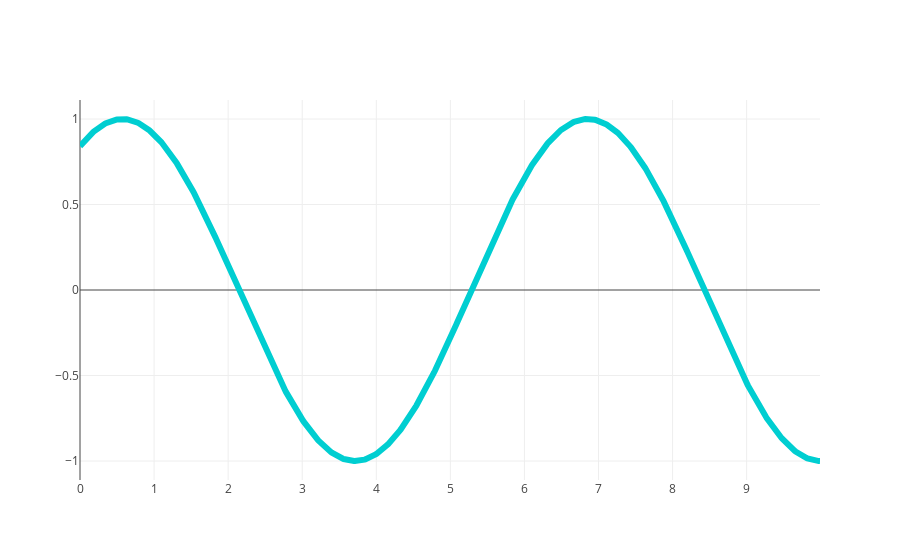

The code cell stored with this chart in its notebook:
### Markdown cell above
## plotly.offline.iplot(figure: Dict)

### Code cell
import plotly
import numpy as np

data = [dict(
    visible=False,
    line=dict(color='00CED1', width=6),
    name='v ' + str(step),
    x=np.arange(0,10,0.01),
    y=np.sin(step+np.arange(0,10,0.01))
) for step in np.arange(0,5,0.1)]

data[10]['visible'] = True

fig = dict(data=data)

plotly.offline.iplot(fig)

### Figure 1 — Plotly figure (JSON) as saved in the notebook; plotly's stock layout.template omitted (floating-point values rounded to 4 significant figures; data arrays with more than 128 entries replaced by an {"elided": "..."} marker saying what was removed)
{"data": [{"line": {"color": "00CED1", "width": 6}, "name": "v 0.0", "uid": "765150", "visible": false, "x": {"elided": "1000 float values"}, "y": {"elided": "1000 float values"}}, {"line": {"color": "00CED1", "width": 6}, "name": "v 0.1", "uid": "f0ad4d", "visible": false, "x": {"elided": "1000 float values"}, "y": {"elided": "1000 float values"}}, {"line": {"color": "00CED1", "width": 6}, "name": "v 0.2", "uid": "7822a5", "visible": false, "x": {"elided": "1000 float values"}, "y": {"elided": "1000 float values"}}, {"line": {"color": "00CED1", "width": 6}, "name": "v 0.3", "uid": "db726f", "visible": false, "x": {"elided": "1000 float values"}, "y": {"elided": "1000 float values"}}, {"line": {"color": "00CED1", "width": 6}, "name": "v 0.4", "uid": "8a8a96", "visible": false, "x": {"elided": "1000 float values"}, "y": {"elided": "1000 float values"}}, {"line": {"color": "00CED1", "width": 6}, "name": "v 0.5", "uid": "28e235", "visible": false, "x": {"elided": "1000 float values"}, "y": {"elided": "1000 float values"}}, {"line": {"color": "00CED1", "width": 6}, "name": "v 0.6", "uid": "85d0b0", "visible": false, "x": {"elided": "1000 float values"}, "y": {"elided": "1000 float values"}}, {"line": {"color": "00CED1", "width": 6}, "name": "v 0.7", "uid": "cd9d98", "visible": false, "x": {"elided": "1000 float values"}, "y": {"elided": "1000 float values"}}, {"line": {"color": "00CED1", "width": 6}, "name": "v 0.8", "uid": "aa6429", "visible": false, "x": {"elided": "1000 float values"}, "y": {"elided": "1000 float values"}}, {"line": {"color": "00CED1", "width": 6}, "name": "v 0.9", "uid": "868e9f", "visible": false, "x": {"elided": "1000 float values"}, "y": {"elided": "1000 float values"}}, {"line": {"color": "00CED1", "width": 6}, "name": "v 1.0", "uid": "d15403", "visible": true, "x": {"elided": "1000 float values"}, "y": {"elided": "1000 float values"}}, {"line": {"color": "00CED1", "width": 6}, "name": "v 1.1", "uid": "7ea52e", "visible": false, "x": {"elided": "1000 float values"}, "y": {"elided": "1000 float values"}}, {"line": {"color": "00CED1", "width": 6}, "name": "v 1.2", "uid": "6d269a", "visible": false, "x": {"elided": "1000 float values"}, "y": {"elided": "1000 float values"}}, {"line": {"color": "00CED1", "width": 6}, "name": "v 1.3", "uid": "ae7841", "visible": false, "x": {"elided": "1000 float values"}, "y": {"elided": "1000 float values"}}, {"line": {"color": "00CED1", "width": 6}, "name": "v 1.4", "uid": "a9fe07", "visible": false, "x": {"elided": "1000 float values"}, "y": {"elided": "1000 float values"}}, {"line": {"color": "00CED1", "width": 6}, "name": "v 1.5", "uid": "8aca4a", "visible": false, "x": {"elided": "1000 float values"}, "y": {"elided": "1000 float values"}}, {"line": {"color": "00CED1", "width": 6}, "name": "v 1.6", "uid": "a332fe", "visible": false, "x": {"elided": "1000 float values"}, "y": {"elided": "1000 float values"}}, {"line": {"color": "00CED1", "width": 6}, "name": "v 1.7", "uid": "8c30cc", "visible": false, "x": {"elided": "1000 float values"}, "y": {"elided": "1000 float values"}}, {"line": {"color": "00CED1", "width": 6}, "name": "v 1.8", "uid": "c54a5b", "visible": false, "x": {"elided": "1000 float values"}, "y": {"elided": "1000 float values"}}, {"line": {"color": "00CED1", "width": 6}, "name": "v 1.9", "uid": "8a0891", "visible": false, "x": {"elided": "1000 float values"}, "y": {"elided": "1000 float values"}}, {"line": {"color": "00CED1", "width": 6}, "name": "v 2.0", "uid": "2b1472", "visible": false, "x": {"elided": "1000 float values"}, "y": {"elided": "1000 float values"}}, {"line": {"color": "00CED1", "width": 6}, "name": "v 2.1", "uid": "b55ea7", "visible": false, "x": {"elided": "1000 float values"}, "y": {"elided": "1000 float values"}}, {"line": {"color": "00CED1", "width": 6}, "name": "v 2.2", "uid": "6f8f3a", "visible": false, "x": {"elided": "1000 float values"}, "y": {"elided": "1000 float values"}}, {"line": {"color": "00CED1", "width": 6}, "name": "v 2.3", "uid": "afed4b", "visible": false, "x": {"elided": "1000 float values"}, "y": {"elided": "1000 float values"}}, {"line": {"color": "00CED1", "width": 6}, "name": "v 2.4", "uid": "793353", "visible": false, "x": {"elided": "1000 float values"}, "y": {"elided": "1000 float values"}}, {"line": {"color": "00CED1", "width": 6}, "name": "v 2.5", "uid": "679e5c", "visible": false, "x": {"elided": "1000 float values"}, "y": {"elided": "1000 float values"}}, {"line": {"color": "00CED1", "width": 6}, "name": "v 2.6", "uid": "d2aed3", "visible": false, "x": {"elided": "1000 float values"}, "y": {"elided": "1000 float values"}}, {"line": {"color": "00CED1", "width": 6}, "name": "v 2.7", "uid": "35185c", "visible": false, "x": {"elided": "1000 float values"}, "y": {"elided": "1000 float values"}}, {"line": {"color": "00CED1", "width": 6}, "name": "v 2.8", "uid": "eb4ae8", "visible": false, "x": {"elided": "1000 float values"}, "y": {"elided": "1000 float values"}}, {"line": {"color": "00CED1", "width": 6}, "name": "v 2.9", "uid": "ed9ad5", "visible": false, "x": {"elided": "1000 float values"}, "y": {"elided": "1000 float values"}}, {"line": {"color": "00CED1", "width": 6}, "name": "v 3.0", "uid": "d88ec0", "visible": false, "x": {"elided": "1000 float values"}, "y": {"elided": "1000 float values"}}, {"line": {"color": "00CED1", "width": 6}, "name": "v 3.1", "uid": "5bfda6", "visible": false, "x": {"elided": "1000 float values"}, "y": {"elided": "1000 float values"}}, {"line": {"color": "00CED1", "width": 6}, "name": "v 3.2", "uid": "5af6c0", "visible": false, "x": {"elided": "1000 float values"}, "y": {"elided": "1000 float values"}}, {"line": {"color": "00CED1", "width": 6}, "name": "v 3.3", "uid": "357f8e", "visible": false, "x": {"elided": "1000 float values"}, "y": {"elided": "1000 float values"}}, {"line": {"color": "00CED1", "width": 6}, "name": "v 3.4", "uid": "a37cd8", "visible": false, "x": {"elided": "1000 float values"}, "y": {"elided": "1000 float values"}}, {"line": {"color": "00CED1", "width": 6}, "name": "v 3.5", "uid": "d0db04", "visible": false, "x": {"elided": "1000 float values"}, "y": {"elided": "1000 float values"}}, {"line": {"color": "00CED1", "width": 6}, "name": "v 3.6", "uid": "bd2d2b", "visible": false, "x": {"elided": "1000 float values"}, "y": {"elided": "1000 float values"}}, {"line": {"color": "00CED1", "width": 6}, "name": "v 3.7", "uid": "e9b200", "visible": false, "x": {"elided": "1000 float values"}, "y": {"elided": "1000 float values"}}, {"line": {"color": "00CED1", "width": 6}, "name": "v 3.8", "uid": "06f1ac", "visible": false, "x": {"elided": "1000 float values"}, "y": {"elided": "1000 float values"}}, {"line": {"color": "00CED1", "width": 6}, "name": "v 3.9", "uid": "5583cb", "visible": false, "x": {"elided": "1000 float values"}, "y": {"elided": "1000 float values"}}, {"line": {"color": "00CED1", "width": 6}, "name": "v 4.0", "uid": "0f2cb1", "visible": false, "x": {"elided": "1000 float values"}, "y": {"elided": "1000 float values"}}, {"line": {"color": "00CED1", "width": 6}, "name": "v 4.1", "uid": "212839", "visible": false, "x": {"elided": "1000 float values"}, "y": {"elided": "1000 float values"}}, {"line": {"color": "00CED1", "width": 6}, "name": "v 4.2", "uid": "6d666a", "visible": false, "x": {"elided": "1000 float values"}, "y": {"elided": "1000 float values"}}, {"line": {"color": "00CED1", "width": 6}, "name": "v 4.3", "uid": "b1fbb1", "visible": false, "x": {"elided": "1000 float values"}, "y": {"elided": "1000 float values"}}, {"line": {"color": "00CED1", "width": 6}, "name": "v 4.4", "uid": "027e48", "visible": false, "x": {"elided": "1000 float values"}, "y": {"elided": "1000 float values"}}, {"line": {"color": "00CED1", "width": 6}, "name": "v 4.5", "uid": "872d80", "visible": false, "x": {"elided": "1000 float values"}, "y": {"elided": "1000 float values"}}, {"line": {"color": "00CED1", "width": 6}, "name": "v 4.6", "uid": "bb4cae", "visible": false, "x": {"elided": "1000 float values"}, "y": {"elided": "1000 float values"}}, {"line": {"color": "00CED1", "width": 6}, "name": "v 4.7", "uid": "92079e", "visible": false, "x": {"elided": "1000 float values"}, "y": {"elided": "1000 float values"}}, {"line": {"color": "00CED1", "width": 6}, "name": "v 4.8", "uid": "0cc977", "visible": false, "x": {"elided": "1000 float values"}, "y": {"elided": "1000 float values"}}, {"line": {"color": "00CED1", "width": 6}, "name": "v 4.9", "uid": "58b480", "visible": false, "x": {"elided": "1000 float values"}, "y": {"elided": "1000 float values"}}], "layout": {"autosize": true, "xaxis": {"autorange": true, "range": [0, 9.99], "type": "linear"}, "yaxis": {"autorange": true, "range": [-1.111, 1.111], "type": "linear"}}}
